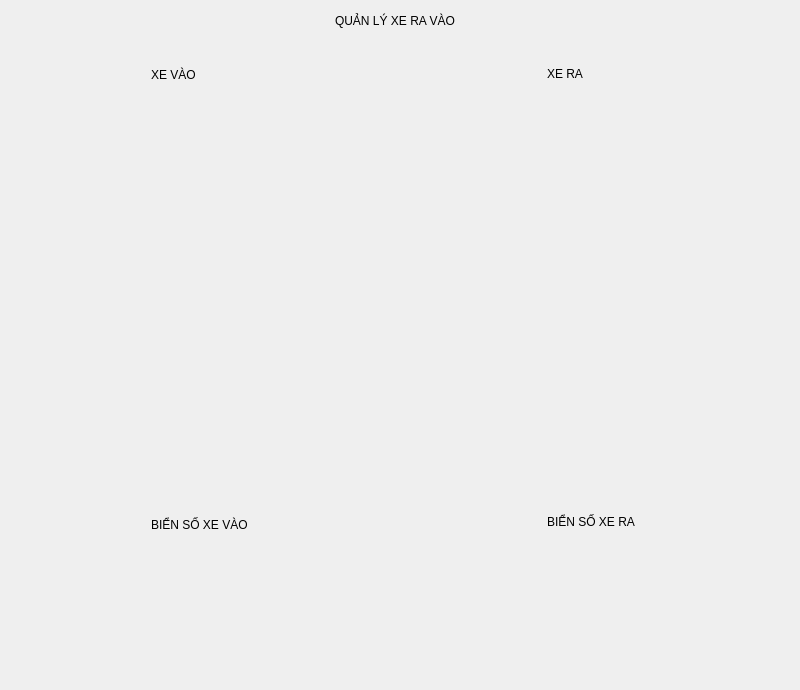
         <widget class="QWidget" name="page_1">
          <layout class="QVBoxLayout" name="verticalLayout_2" stretch="0,0,0">
           <property name="spacing">
            <number>0</number>
           </property>
           <property name="leftMargin">
            <number>0</number>
           </property>
           <property name="topMargin">
            <number>0</number>
           </property>
           <property name="rightMargin">
            <number>0</number>
           </property>
           <property name="bottomMargin">
            <number>0</number>
           </property>
           <item>
            <widget class="QWidget" name="header_main" native="true">
             <property name="minimumSize">
              <size>
               <width>0</width>
               <height>50</height>
              </size>
             </property>
             <property name="maximumSize">
              <size>
               <width>16777215</width>
               <height>50</height>
              </size>
             </property>
             <layout class="QHBoxLayout" name="horizontalLayout_7">
              <property name="leftMargin">
               <number>0</number>
              </property>
              <property name="topMargin">
               <number>0</number>
              </property>
              <item alignment="Qt::AlignHCenter">
               <widget class="QLabel" name="page_title">
                <property name="text">
                 <string>QUẢN LÝ XE RA VÀO</string>
                </property>
               </widget>
              </item>
             </layout>
            </widget>
           </item>
           <item>
            <widget class="QWidget" name="process_img" native="true">
             <property name="minimumSize">
              <size>
               <width>800</width>
               <height>500</height>
              </size>
             </property>
             <property name="maximumSize">
              <size>
               <width>800</width>
               <height>500</height>
              </size>
             </property>
             <layout class="QHBoxLayout" name="horizontalLayout_5">
              <property name="spacing">
               <number>5</number>
              </property>
              <property name="leftMargin">
               <number>5</number>
              </property>
              <property name="topMargin">
               <number>0</number>
              </property>
              <property name="rightMargin">
               <number>5</number>
              </property>
              <property name="bottomMargin">
               <number>0</number>
              </property>
              <item>
               <widget class="QWidget" name="input" native="true">
                <property name="minimumSize">
                 <size>
                  <width>390</width>
                  <height>500</height>
                 </size>
                </property>
                <property name="maximumSize">
                 <size>
                  <width>390</width>
                  <height>500</height>
                 </size>
                </property>
                <layout class="QVBoxLayout" name="verticalLayout_3" stretch="0,0,0,0">
                 <property name="spacing">
                  <number>6</number>
                 </property>
                 <property name="leftMargin">
                  <number>9</number>
                 </property>
                 <property name="topMargin">
                  <number>9</number>
                 </property>
                 <property name="rightMargin">
                  <number>9</number>
                 </property>
                 <property name="bottomMargin">
                  <number>9</number>
                 </property>
                 <item alignment="Qt::AlignHCenter|Qt::AlignVCenter">
                  <widget class="QLabel" name="input_title">
                   <property name="minimumSize">
                    <size>
                     <width>100</width>
                     <height>30</height>
                    </size>
                   </property>
                   <property name="maximumSize">
                    <size>
                     <width>100</width>
                     <height>30</height>
                    </size>
                   </property>
                   <property name="text">
                    <string>XE VÀO</string>
                   </property>
                  </widget>
                 </item>
                 <item>
                  <widget class="QWidget" name="input_img" native="true">
                   <property name="minimumSize">
                    <size>
                     <width>370</width>
                     <height>200</height>
                    </size>
                   </property>
                   <property name="maximumSize">
                    <size>
                     <width>370</width>
                     <height>200</height>
                    </size>
                   </property>
                  </widget>
                 </item>
                 <item>
                  <widget class="QWidget" name="input_handled" native="true">
                   <property name="minimumSize">
                    <size>
                     <width>370</width>
                     <height>200</height>
                    </size>
                   </property>
                   <property name="maximumSize">
                    <size>
                     <width>370</width>
                     <height>200</height>
                    </size>
                   </property>
                  </widget>
                 </item>
                 <item alignment="Qt::AlignHCenter|Qt::AlignVCenter">
                  <widget class="QLabel" name="input_result">
                   <property name="minimumSize">
                    <size>
                     <width>100</width>
                     <height>30</height>
                    </size>
                   </property>
                   <property name="maximumSize">
                    <size>
                     <width>100</width>
                     <height>30</height>
                    </size>
                   </property>
                   <property name="text">
                    <string>BIỂN SỐ XE VÀO</string>
                   </property>
                  </widget>
                 </item>
                </layout>
               </widget>
              </item>
              <item>
               <widget class="QWidget" name="output" native="true">
                <property name="minimumSize">
                 <size>
                  <width>390</width>
                  <height>500</height>
                 </size>
                </property>
                <property name="maximumSize">
                 <size>
                  <width>390</width>
                  <height>500</height>
                 </size>
                </property>
                <layout class="QVBoxLayout" name="verticalLayout_4" stretch="0,0,0,0">
                 <item alignment="Qt::AlignHCenter">
                  <widget class="QLabel" name="output_title">
                   <property name="minimumSize">
                    <size>
                     <width>100</width>
                     <height>30</height>
                    </size>
                   </property>
                   <property name="maximumSize">
                    <size>
                     <width>100</width>
                     <height>30</height>
                    </size>
                   </property>
                   <property name="text">
                    <string>XE RA</string>
                   </property>
                  </widget>
                 </item>
                 <item>
                  <widget class="QWidget" name="output_img" native="true">
                   <property name="minimumSize">
                    <size>
                     <width>370</width>
                     <height>200</height>
                    </size>
                   </property>
                   <property name="maximumSize">
                    <size>
                     <width>370</width>
                     <height>200</height>
                    </size>
                   </property>
                  </widget>
                 </item>
                 <item>
                  <widget class="QWidget" name="output_handled" native="true">
                   <property name="minimumSize">
                    <size>
                     <width>370</width>
                     <height>200</height>
                    </size>
                   </property>
                   <property name="maximumSize">
                    <size>
                     <width>370</width>
                     <height>200</height>
                    </size>
                   </property>
                  </widget>
                 </item>
                 <item alignment="Qt::AlignHCenter|Qt::AlignTop">
                  <widget class="QLabel" name="output_result">
                   <property name="minimumSize">
                    <size>
                     <width>100</width>
                     <height>30</height>
                    </size>
                   </property>
                   <property name="maximumSize">
                    <size>
                     <width>100</width>
                     <height>30</height>
                    </size>
                   </property>
                   <property name="text">
                    <string>BIỂN SỐ XE RA</string>
                   </property>
                  </widget>
                 </item>
                </layout>
               </widget>
              </item>
             </layout>
            </widget>
           </item>
           <item alignment="Qt::AlignHCenter">
            <widget class="QWidget" name="des_img" native="true">
             <property name="minimumSize">
              <size>
               <width>786</width>
               <height>140</height>
              </size>
             </property>
             <property name="maximumSize">
              <size>
               <width>786</width>
               <height>140</height>
              </size>
             </property>
            </widget>
           </item>
          </layout>
         </widget>
